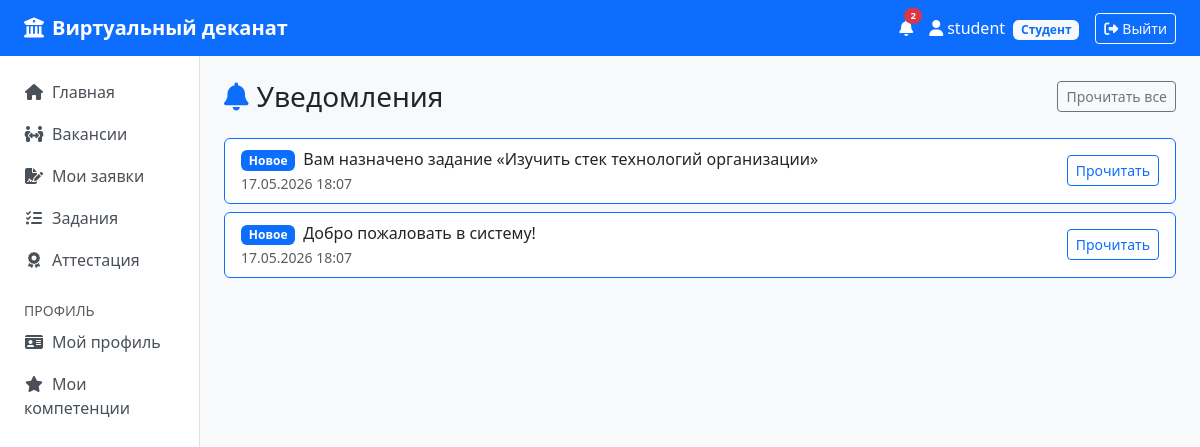
The app's page /profile/notifications (signed in) with its own data.
### models.py (models this page shows, shortened)
class User(UserMixin, db.Model):
    __tablename__ = "users"
    id        = db.Column(db.Integer, primary_key=True)
    login     = db.Column(db.String(64), unique=True, nullable=False)
    password  = db.Column(db.String(256), nullable=False)
    role      = db.Column(db.String(32), nullable=False)
    is_active = db.Column(db.Boolean, nullable=False, default=True)
    student = db.relationship("Student", backref="user", uselist=False)
    teacher = db.relationship("Teacher", backref="user", uselist=False)
    curator = db.relationship("Curator", backref="user", uselist=False)
    notifications = db.relationship("Notification", backref="user", lazy="dynamic",
                                     order_by="Notification.created_at.desc()")
    @property
    def unread_count(self):
        return self.notifications.filter_by(is_read=False).count()

class Notification(db.Model):
    __tablename__ = "notifications"
    id         = db.Column(db.Integer, primary_key=True)
    user_id    = db.Column(db.Integer, db.ForeignKey("users.id"), nullable=False)
    message    = db.Column(db.String(512), nullable=False)
    link       = db.Column(db.String(256))
    is_read    = db.Column(db.Boolean, default=False)
    created_at = db.Column(db.DateTime, default=datetime.utcnow)

### profile/routes.py (the view)
@bp.route("/notifications")
@login_required
def notifications():
    notes = current_user.notifications.all()
    return render_template("profile/notifications.html", notes=notes)

### templates/profile/notifications.html (shortened to what this page needs)
{% extends 'base.html' %}
{% block content %}
<div class="d-flex justify-content-between align-items-center mb-4">
  <h3 class="mb-0"><i class="fa-solid fa-bell text-primary me-2"></i>Уведомления</h3>
  {% if notes %}<form method="post" action="{{ url_for('profile.mark_all_read') }}"><button class="btn btn-outline-secondary btn-sm">Прочитать все</button></form>{% endif %}
</div>
{% if notes %}{% for n in notes %}
<div class="card mb-2 {{ '' if n.is_read else 'border-primary' }}"><div class="card-body d-flex justify-content-between align-items-center py-2">
  <div>{% if not n.is_read %}<span class="badge bg-primary me-2">Новое</span>{% endif %}{{ n.message }}<br><small class="text-muted">{{ n.created_at.strftime('%d.%m.%Y %H:%M') }}</small></div>
  {% if not n.is_read %}<form method="post" action="{{ url_for('profile.mark_read', nid=n.id) }}"><button class="btn btn-sm btn-outline-primary">Прочитать</button></form>{% endif %}
</div></div>{% endfor %}
{% else %}<div class="alert alert-info">Нет уведомлений.</div>{% endif %}
{% endblock %}

### templates/base.html (shortened to what this page needs)
<!doctype html>
<html lang="ru">
<head>
  <link rel="stylesheet" href="https://cdn.jsdelivr.net/npm/bootstrap@5.3.3/dist/css/bootstrap.min.css">
  <link rel="stylesheet" href="https://cdnjs.cloudflare.com/ajax/libs/font-awesome/6.5.0/css/all.min.css">
</head>
<body>
{% if current_user.is_authenticated %}
<nav class="navbar navbar-expand-lg navbar-dark bg-primary mb-0">
  <div class="container-fluid px-4">
    <a class="navbar-brand" href="{{ url_for('dashboard.index') }}">
      <i class="fa-solid fa-university me-2"></i>Виртуальный деканат
    </a>
    <div class="ms-auto d-flex align-items-center gap-3">
      <a href="{{ url_for('profile.notifications') }}" class="text-white text-decoration-none position-relative">
        <i class="fa-solid fa-bell"></i>
        {% if current_user.unread_count > 0 %}
        <span class="position-absolute top-0 start-100 translate-middle badge rounded-pill bg-danger" style="font-size:.6rem">
          {{ current_user.unread_count }}
        </span>
        {% endif %}
      </a>
      <a href="{{ url_for('profile.index') }}" class="text-white text-decoration-none">
        <i class="fa-solid fa-user me-1"></i>{{ current_user.login }}
        {% set role_labels = {'student': 'Студент', 'curator': 'Куратор', 'teacher': 'Преподаватель', 'admin': 'Администратор'} %}
        <span class="badge bg-light text-primary role-badge ms-1">{{ role_labels.get(current_user.role, current_user.role) }}</span>
      </a>
      <a href="{{ url_for('auth.logout') }}" class="btn btn-outline-light btn-sm">
        <i class="fa-solid fa-right-from-bracket me-1"></i>Выйти
      </a>
    </div>
  </div>
</nav>
<div class="container-fluid">
  <div class="row">
    <nav class="col-md-2 bg-white sidebar border-end py-3 px-2">
      <ul class="nav flex-column">
        <li class="nav-item"><a class="nav-link" href="{{ url_for('dashboard.index') }}"><i class="fa-solid fa-house me-2"></i>Главная</a></li>
        <li class="nav-item"><a class="nav-link" href="{{ url_for('distribution.index') }}"><i class="fa-solid fa-people-arrows me-2"></i>Вакансии</a></li>
        {% if current_user.role == 'student' %}
        <li class="nav-item"><a class="nav-link" href="{{ url_for('distribution.my_applications') }}"><i class="fa-solid fa-file-signature me-2"></i>Мои заявки</a></li>
        {% endif %}
        <li class="nav-item"><a class="nav-link" href="{{ url_for('execution.index') }}"><i class="fa-solid fa-list-check me-2"></i>Задания</a></li>
        <li class="nav-item"><a class="nav-link" href="{{ url_for('attestation.index') }}"><i class="fa-solid fa-award me-2"></i>Аттестация</a></li>
        <li class="nav-item mt-3"><small class="text-muted px-3">ПРОФИЛЬ</small></li>
        <li class="nav-item"><a class="nav-link" href="{{ url_for('profile.index') }}"><i class="fa-solid fa-id-card me-2"></i>Мой профиль</a></li>
        {% if current_user.role == 'student' %}
        <li class="nav-item"><a class="nav-link" href="{{ url_for('profile.competencies') }}"><i class="fa-solid fa-star me-2"></i>Мои компетенции</a></li>
        {% endif %}
      </ul>
    </nav>
    <main class="col-md-10 py-4 px-4">
      {% block content %}{% endblock %}
    </main>
  </div>
</div>
{% endif %}
</body>
</html>

### templates/base.html (style rules this page uses)
body { background-color: #f8f9fa; }
.navbar-brand { font-weight: 600; }
.role-badge { font-size: .75rem; }
.sidebar { min-height: calc(100vh - 72px); }
.sidebar .nav-link { color: #495057; border-radius: .375rem; margin-bottom: 2px; }
.sidebar .nav-link i { width: 20px; text-align: center; }

### records on screen
User: login "student", get "Студент"
Notification: is_read "Новое", message "Вам назначено задание «Изучить стек технологий организации»", created_at "17.05.2026 18:07"
Notification: is_read "Новое", message "Добро пожаловать в систему!", created_at "17.05.2026 18:07"

### other values on screen
{{ current_user.unread_count }} "2"
